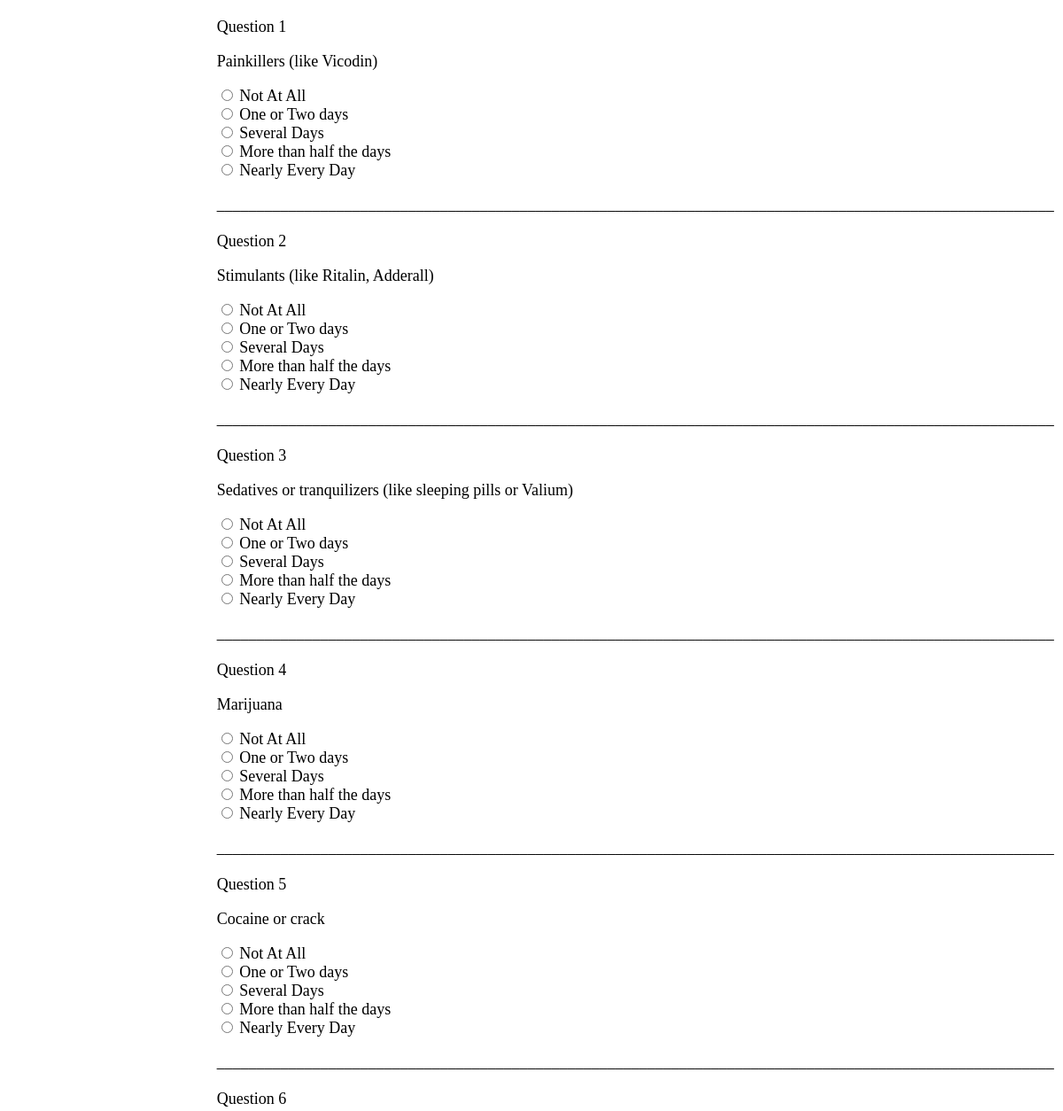
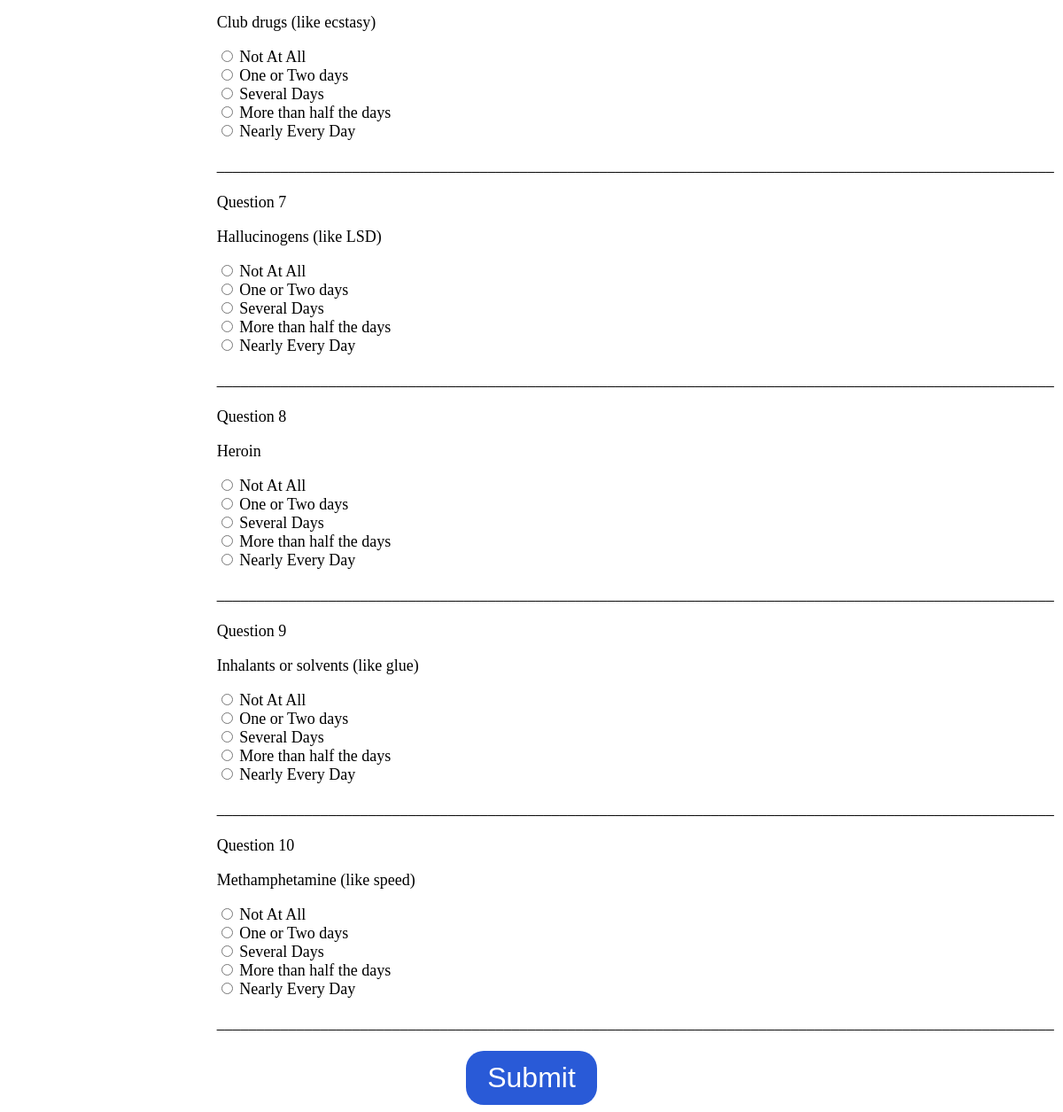
Screenshot of /test/L2/ADULT/SU?test_exam=SU with the database file from the repository (2 pictures, top to bottom).
### tables this page shows
CREATE TABLE L2_ADULT_SU (
    Qno INTEGER PRIMARY KEY,
    Question TEXT NOT NULL,
    Option1 TEXT DEFAULT 'Not At All',
    Option2 TEXT DEFAULT 'One or Two days',
    Option3 TEXT DEFAULT 'Several Days',
    Option4 TEXT DEFAULT 'More than half the days',
    Option5 TEXT DEFAULT 'Nearly Every Day'
);

### models/tests/test_routes.py (the view)
@test_routes.route('/L2/<category>/SU', methods=['GET', 'POST'])
def level_2_su(category):
    if request.method == 'POST':
        responses = []
        for i in range(1, 26):
            answer = request.form.get(f'q{i}')
            if answer is not None:
                responses.append(int(answer))
        return redirect(url_for('index'))
    else:
        conn = sqlite3.connect('wellnest01.db')
        conn.row_factory = sqlite3.Row
        c = conn.cursor()
        c.execute(f"SELECT * FROM L2_{category}_SU")
        data = c.fetchall()
        conn.close()
        return render_template('test_level_2_su.html', data=data, category=category)

### templates/test_level_2_su.html (shortened to what this page needs)
<!DOCTYPE html>
<html lang="en">
<head>
</head>
<body>
    <form action="{{ url_for('test_routes.level_2_su', category=category) }}" method="post">
        {% for question in data %}
            <div class="question-container">
                <p>Question {{ question['Qno'] }}</p>
                <p>{{ question['Question'] }}</p>
                <label>
                    <input type="radio" name="q{{ question['Qno'] }}" value="0" required>
                    {{ question['Option1'] }}
                </label><br>
                <label>
                    <input type="radio" name="q{{ question['Qno'] }}" value="1">
                    {{ question['Option2'] }}
                </label><br>
                <label>
                    <input type="radio" name="q{{ question['Qno'] }}" value="2">
                    {{ question['Option3'] }}
                </label><br>
                <label>
                    <input type="radio" name="q{{ question['Qno'] }}" value="3">
                    {{ question['Option4'] }}
                </label><br>
                <label>
                    <input type="radio" name="q{{ question['Qno'] }}" value="4">
                    {{ question['Option5'] }}
                </label>
                <p>_________________________________________________________________________________________________________</p>
            </div>
        {% endfor %}
        <input type="submit" value="Submit" class="submit-button">
    </form>
</body>
</html>

### templates/test_level_2_su.html (style rules this page uses)
body { font-size: 18px; text-align: center; }
.question-container { margin: 20px auto; width: 60%; text-align: left; }
.submit-button { background-color: #295ad7; color: white; padding: 12px 24px; border: none; cursor: pointer; font-size: 32px; border-radius: 20px; }

### rows the page displays
L2_ADULT_SU: Qno "1", Question "Painkillers (like Vicodin)", Option1 "Not At All", Option2 "One or Two days", Option3 "Several Days", Option4 "More than half the days", Option5 "Nearly Every Day"
L2_ADULT_SU: Qno "2", Question "Stimulants (like Ritalin, Adderall)", Option1 "Not At All", Option2 "One or Two days", Option3 "Several Days", Option4 "More than half the days", Option5 "Nearly Every Day"
L2_ADULT_SU: Qno "3", Question "Sedatives or tranquilizers (like sleeping pills or Valium)", Option1 "Not At All", Option2 "One or Two days", Option3 "Several Days", Option4 "More than half the days", Option5 "Nearly Every Day"
L2_ADULT_SU: Qno "4", Question "Marijuana", Option1 "Not At All", Option2 "One or Two days", Option3 "Several Days", Option4 "More than half the days", Option5 "Nearly Every Day"
L2_ADULT_SU: Qno "5", Question "Cocaine or crack", Option1 "Not At All", Option2 "One or Two days", Option3 "Several Days", Option4 "More than half the days", Option5 "Nearly Every Day"
L2_ADULT_SU: Qno "6", Question "Club drugs (like ecstasy)", Option1 "Not At All", Option2 "One or Two days", Option3 "Several Days", Option4 "More than half the days", Option5 "Nearly Every Day"
L2_ADULT_SU: Qno "7", Question "Hallucinogens (like LSD)", Option1 "Not At All", Option2 "One or Two days", Option3 "Several Days", Option4 "More than half the days", Option5 "Nearly Every Day"
L2_ADULT_SU: Qno "8", Question "Heroin", Option1 "Not At All", Option2 "One or Two days", Option3 "Several Days", Option4 "More than half the days", Option5 "Nearly Every Day"
L2_ADULT_SU: Qno "9", Question "Inhalants or solvents (like glue)", Option1 "Not At All", Option2 "One or Two days", Option3 "Several Days", Option4 "More than half the days", Option5 "Nearly Every Day"
L2_ADULT_SU: Qno "10", Question "Methamphetamine (like speed)", Option1 "Not At All", Option2 "One or Two days", Option3 "Several Days", Option4 "More than half the days", Option5 "Nearly Every Day"
